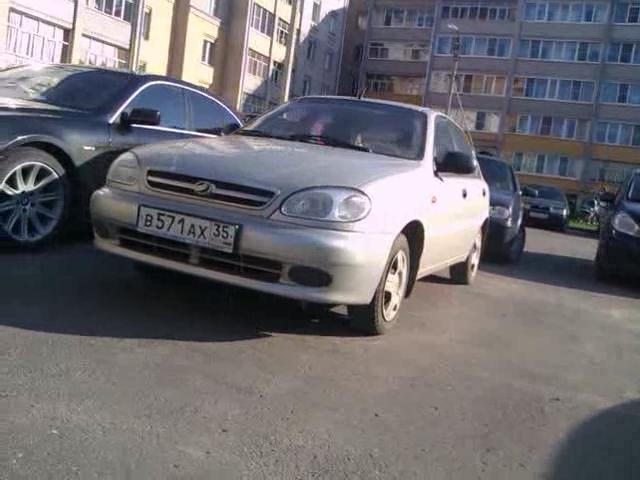
#> input picture object-detection/car_license_plate/images/test/12_6_2014_20_20_28_49.bmp, 640 x 480 px; its folder holds only this picture in this run
$ jupyter execute --allow-errors Resized_images_to_angle_detect-Copy1.ipynb
#> lines starting #> are read from the running program, lines starting #| are printed output that depends on the picture
[cell 1]
import tensorflow as tf
import matplotlib
import matplotlib.pyplot as plt
import matplotlib.image as mpimg
import matplotlib.gridspec as gridspec
import numpy as np
import os
import cv2
from PIL import Image
from math import floor, ceil, pi
from glob import glob
import time

[cell 2]
dirty_imgs = glob('object-detection/car_license_plate/images/test/*.bmp')
print(dirty_imgs[:10])

[cell 3]
def convert_image_format(images_folder, needed_format):
#> called with needed_format = 'jpg'
    images = glob(images_folder)
    for j in images:
        img = cv2.imread(j)
#> img is the input picture: shape (480, 640, 3); mean B, G, R 112.4, 107.5, 109.8
#         if not os.path.exists(f'im_base_to_angle/dirty_img/'):
#             os.makedirs(f'im_base_to_angle/dirty_img/')
#         cv2.imwrite(f'im_base_to_angle/dirty_img/{j[:-3] + needed_format}', img)
        cv2.imwrite(j[:-3] + needed_format, img)

convert_image_format('object-detection/car_license_plate/images/test/*.bmp', 'jpg')

[cell 4]
images_train = glob('im_base_to_angle/started_state/train/*.bmp')
images_test = glob('im_base_to_angle/started_state/test/*.jpg')
images_val = glob('im_base_to_angle/started_state/val/*.bmp')

def convert_image_format(images_folder, needed_format):
    images = glob(images_folder)
    for j in images:
        img = cv2.imread(j)
        if not os.path.exists(f'im_base_to_angle/dirty_img/'):
            os.makedirs(f'im_base_to_angle/dirty_img/')
        cv2.imwrite(f'im_base_to_angle/dirty_img/{j[:-3] + needed_format}', img)
#         cv2.imwrite(j[:-3] + needed_format, img)

convert_image_format('/home/apofeo/Documents/CropNumbers/*.bmp', 'png')
# print(images)

[cell 5]
img = matplotlib.pyplot.imread('im_base_to_angle/started_state/train/19.png')
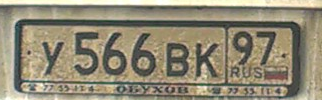
#> input picture im_base_to_angle/started_state_backup/train/19.png, 322 x 100 px, found by its file name
#> img is the input picture: shape (100, 322, 3) float32; mean R, G, B 0.571, 0.543, 0.461
# tf_img = tf.convert_to_tensor(img)
#> (the rest of this cell did not finish here and is left out)

[cell 6]
def get_image_paths(folder):
    files = os.listdir(folder)
    files.sort()
    files = ['{}/{}'.format(folder, file) for file in files]
    return files

#> (a cell that did not finish here is left out)

[cell 8]
IMAGE_SIZE = 600

def tf_resize_images(X_img_file_paths):
    X_data = []
    tf.reset_default_graph()
    X = tf.placeholder(tf.float32, (None, None, 3))
    tf_img = tf.image.resize_images(X, (IMAGE_SIZE, IMAGE_SIZE), tf.image.ResizeMethod.NEAREST_NEIGHBOR)
    with tf.Session() as sess:
        sess.run(tf.global_variables_initializer())

        # Each image is resized individually as different image may be of different size.
        for index, file_path in enumerate(X_img_file_paths):
            img = mpimg.imread(file_path)[:, :, :3] # Do not read alpha channel.
            resized_img = sess.run(tf_img, feed_dict = {X: img})
            X_data.append(resized_img)

    X_data = np.array(X_data, dtype = np.float32) # Convert to numpy
    return X_data

#> (a cell that did not finish here is left out)

[cell 10]
matplotlib.rcParams.update({'font.size': 14})

fig, ax = plt.subplots(figsize = (12, 12))
plt.subplot(1, 2, 1)
#> (the rest of this cell did not finish here and is left out)

#> (a cell that did not finish here is left out)

[cell 12]
X_img_paths = get_image_paths('im_base_to_angle/started_state/train')
for idx, each_img in enumerate(X_img_paths):
    img = cv2.imread(each_img, cv2.IMREAD_UNCHANGED)
    print(f'Original Dimensions : {img.shape} and idx = {idx + 1}')
#| Original Dimensions : (100, 322, 3) and idx = 1

    width = 150
    height = 450
    dim = (width, width)

    # resize image
    resized = cv2.resize(img, dim, interpolation = cv2.INTER_AREA)
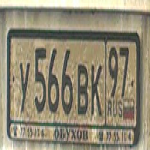
#> resized: shape (150, 150, 3); mean B, G, R 117.6, 138.4, 145.5

    print('Resized Dimensions : ',resized.shape)
#| Resized Dimensions :  (150, 150, 3)

#     cv2.imshow("Resized image", resized)
#     cv2.waitKey(0)
#     cv2.destroyAllWindows()

    cv2.imwrite(f'im_base_to_angle/resized/train/{idx + 1}_resized.png', resized)

#> (a cell that did not finish here is left out)

for idx, each_img in enumerate(X_img_paths):
    img = cv2.imread(each_img, cv2.IMREAD_UNCHANGED)
    print(f'Original Dimensions : {img.shape} and idx = {idx + 1}')

    width = 150
    height = 450
    dim = (width, width)

    # resize image
    resized = cv2.resize(img, dim, interpolation = cv2.INTER_AREA)

    print('Resized Dimensions : ',resized.shape)

#     cv2.imshow("Resized image", resized)
#     cv2.waitKey(0)
#     cv2.destroyAllWindows()

    cv2.imwrite(f'im_base_to_angle/resized/train/{idx + 1}_resized.png', resized)

[cell 14]
def rotate_images(X_imgs, start_angle, end_angle, n_images):
    X_rotate = []
    iterate_at = (end_angle - start_angle) / (n_images - 1)

    tf.reset_default_graph()
    X = tf.placeholder(tf.float32, shape = (None, IMAGE_SIZE, IMAGE_SIZE, 3))
    radian = tf.placeholder(tf.float32, shape = (len(X_imgs)))
    tf_img = tf.contrib.image.rotate(X, radian)
    with tf.Session() as sess:
        sess.run(tf.global_variables_initializer())

        for index in range(n_images):
            degrees_angle = start_angle + index * iterate_at
            radian_value = degrees_angle * pi / 180  # Convert to radian
            radian_arr = [radian_value] * len(X_imgs)
            rotated_imgs = sess.run(tf_img, feed_dict = {X: X_imgs, radian: radian_arr})
            X_rotate.extend(rotated_imgs)

    X_rotate = np.array(X_rotate, dtype = np.float32)
    return X_rotate

#> (a cell that did not finish here is left out)

[cell 16]
matplotlib.rcParams.update({'font.size': 11})

fig, ax = plt.subplots(figsize = (16, 11))
gs = gridspec.GridSpec(3, 5)
gs.update(wspace = 0.30, hspace = 0.0002)

plt.subplot(gs[0])
#> (the rest of this cell did not finish here and is left out)

[cell 17]
X_img_paths_resized = get_image_paths('im_base_to_angle/resized/train')
print(X_img_paths_resized[0].split('/'))
print(X_img_paths_resized[0].split('/')[-1][:-4])
print(X_img_paths_resized)

[cell 18]
for idx, each_img in enumerate(X_img_paths_resized):
    img = cv2.imread(each_img, cv2.IMREAD_UNCHANGED)
    image_resized_name = each_img.split('/')[-1][:-4]
    # get image height, width
    (h, w) = img.shape[:2]
#> h = 100; w = 322
    # calculate the center of the image
    center = (w / 2, h / 2)
#> center = (161, 50)

    scale = 1.0

    for i in range(1, 361):
        M = cv2.getRotationMatrix2D(center, i, scale)
        rotated = cv2.warpAffine(img, M, (h, w))
        cv2.imshow('Original Image',rotated)
        cv2.waitKey(0) # waits until a key is pressed
        cv2.destroyAllWindows() # destroys the window showing image
#> this loop made 360 passes
#> pass 1, `rotated = cv2.warpAffine(img, M, (h, w))`:
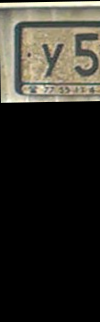
#> rotated: shape (322, 100, 3); mean B, G, R 39.5, 46, 47.8
#> pass 2, `rotated = cv2.warpAffine(img, M, (h, w))`:
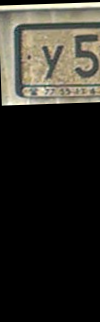
#> rotated: shape (322, 100, 3); mean B, G, R 39.4, 45.9, 47.7
#> pass 3, `rotated = cv2.warpAffine(img, M, (h, w))`:
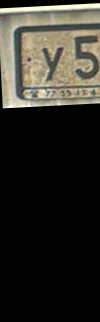
#> rotated: shape (322, 100, 3); mean B, G, R 39.3, 45.8, 47.6
# [7 lines of commented-out code are left out]
